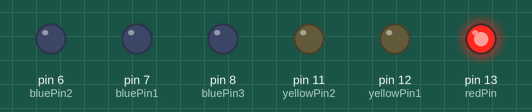
The sketch below on a simulated Arduino Nano, built with avr-gcc and run on an emulated ATmega328P. On the bench: output pins drawn as LEDs (lit = HIGH). Pins used as bus, display or sensor lines are not drawn.

Above: at 1.0 s.
At 3.0 s:
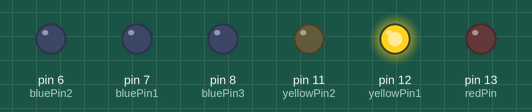
At 5.0 s:
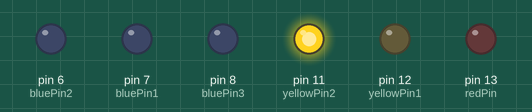
At 6.25 s:
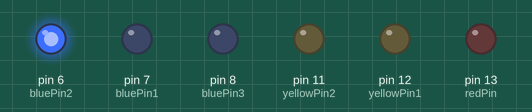
At 7.65 s:
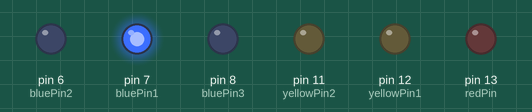
At 10.25 s:
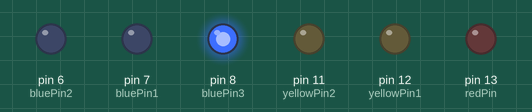
Timing chart, 0 to 13.4 s (numbered marks = the images above):
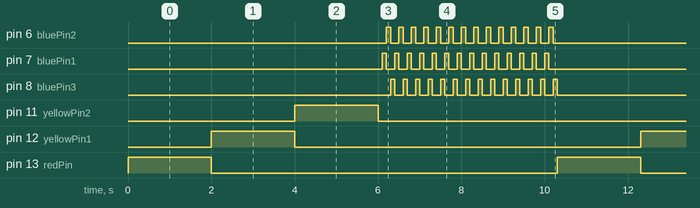

The sketch:

reaction-time-game.ino
```cpp
#include <LiquidCrystal.h>

bool start = true;
int iteration = 1;
int startSpeed = 2000;
int blueFlashSpeed = 100;

int redPin = 13;
int yellowPin1 = 12;
int yellowPin2 = 11;
int greenPin = 10;
int bluePin1 = 7;
int bluePin2 = 6;
int bluePin3 = 8;

int rsPin = 10;
int enablePin = 3;

int D7 = 2;
int D6 = A6;
int D5 = A5;
int D4 = A4;

LiquidCrystal lcd(rsPin, enablePin, D4, D5, D6, D7);

void setup() {
  // put your setup code here, to run once:
  pinMode(yellowPin1, OUTPUT); // yellow
  pinMode(yellowPin2, OUTPUT); // yellow
  pinMode(greenPin, OUTPUT); // green
  pinMode(bluePin1, OUTPUT); // blue
  pinMode(bluePin2, OUTPUT); // blue
  pinMode(bluePin3, OUTPUT); // blue
  pinMode(redPin, OUTPUT); // red
  //cd.begin(16, 2);
  //lcd.print("Hello!");
}

void loop() {
  // put your main code here, to run repeatedly:
  if (start = true) {
    digitalWrite(redPin, HIGH);
    delay(startSpeed);
    digitalWrite(redPin, LOW);
    digitalWrite(yellowPin1, HIGH);
    delay(startSpeed);
    digitalWrite(yellowPin1, LOW);
    digitalWrite(yellowPin2, HIGH);
    delay(startSpeed);
    digitalWrite(yellowPin2, LOW);
    digitalWrite(greenPin, HIGH);
    delay(100);
    start = false;
  }

  while (iteration < 15) {
    digitalWrite(bluePin1, HIGH);
    delay(blueFlashSpeed);
    digitalWrite(bluePin1, LOW);
    digitalWrite(bluePin2, HIGH);
    delay(blueFlashSpeed);
    digitalWrite(bluePin2, LOW);
    digitalWrite(bluePin3, HIGH);
    delay(blueFlashSpeed);
    digitalWrite(bluePin3, LOW);
    iteration++;
  }

  start = false;
  iteration = 1;
  digitalWrite(greenPin, LOW);
}
```

Measured:
- by itself, pin 6 (bluePin2), pin 7 (bluePin1): moves between LOW and HIGH, repeating every 10.3 s
- by itself, pin 8 (bluePin3): repeats every 10.3 s: HIGH 0.10 s, LOW 6.3 s, 13 × (HIGH 0.10 s, LOW 0.20 s)
- by itself, pin 11 (yellowPin2), pin 12 (yellowPin1), pin 13 (redPin): alternates HIGH for 2.0 s and LOW for 8.3 s
